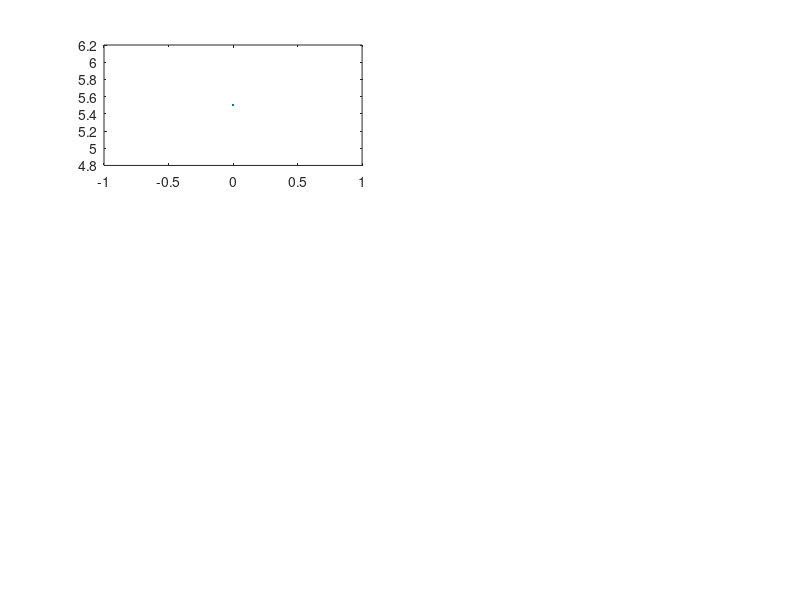

This figure's MATLAB source: (Note: this script raises an error after producing the figure.)
%set up initial conditions
iL0=0; 
ti=0;

%define component values
R=0.5;
L=0.0015;

%there are 15 different inputs
for n=1:15  %define 15 Vin
if(n<4)
    if(n==1)
        Vina = 5.5;
        Vin=@(t) Vina*exp(0); %define input signal as function of time
        figure
    end
    if(n==2)
        Vina = 3.5;
        tau = 160e-12;
        Vin=@(t) Vina*exp(-t^2/tau); %define input signal as function of time
    end
    if(n==3)
        Vina = 3.5;
        tau = 160e-6;
        Vin=@(t) Vina*exp(-t/tau); %define input signal as function of time
    end
    Vout = feval(Vin,ti)-R*iL0;
    subplot(3,2,n);
    plot(ti,Vout); % plot initial condition
end
if((n>3)&&(n<16))
    if (n==4)
        figure
        Vina = 4.5;
        T= 20e-6;
        Vin=@(t) Vina*sin(2*pi*t/T); %define input signal as function of time
    end
    if (n==5)
        Vina = 4.5;
        T= 160e-6;
        Vin=@(t) Vina*sin(2*pi*t/T); %define input signal as function of time
    end
    if (n==6)
        Vina = 4.5;
        T= 450e-6;
        Vin=@(t) Vina*sin(2*pi*t/T); %define input signal as function of time
    end
    if (n==7)
        Vina = 4.5;
        T= 1000e-6;
        Vin=@(t) Vina*sin(2*pi*t/T); %define input signal as function of time
    end
    if (n==8)
        Vina = 4.5;
        T= 20e-6;
        Vin=@(t) Vina*square(2*pi*t/T); %define input signal as function of time
    end
    if (n==9)
        Vina = 4.5;
        T= 160e-6;
        Vin=@(t) Vina*square(2*pi*t/T); %define input signal as function of time
    end
    if (n==10)
        Vina = 4.5;
        T= 450e-6;
        Vin=@(t) Vina*square(2*pi*t/T); %define input signal as function of time
    end
    if (n==11)
        Vina = 4.5;
        T= 1000e-6;
        Vin=@(t) Vina*square(2*pi*t/T); %define input signal as function of time
    end
    if (n==12)
        Vina = 4.5;
        T= 20e-6;
        Vin=@(t) Vina*sawtooth(2*pi*t/T); %define input signal as function of time
    end
    if (n==13)
        Vina = 4.5;
        T= 160e-6;
        Vin=@(t) Vina*sawtooth(2*pi*t/T); %define input signal as function of time
    end
    if (n==14)
        Vina = 4.5;
        T= 450e-6;
        Vin=@(t) Vina*sawtooth(2*pi*t/T); %define input signal as function of time
    end
    if (n==15)
        Vina = 4.5;
        T= 1000e-6;
        Vin=@(t) Vina*sawtooth(2*pi*t/T); %define input signal as function of time
    end
    nn=n-3;
    Vout = feval(Vin,ti)-R*iL0;
    subplot(3,4,nn);
    plot(ti,Vout); % plot initial condition
end


if(n==1) %plots all 15 Vout against time
    h=10e-7; % set step-size
    tf=0.04; % set final value of t
    [t,Vout]=ralston(Vin,iL0,h,R,L,ti,tf); %obtain arrays of Vout and t using ralston method
    subplot(3,2,1);
    plot(t,Vout); % plot Vout against t
    title('Ralston Vin=5.5V')
    xlabel('Time [s]') % x-axis label
    ylabel('Vout [V]') % y-axis label
end

if(n==2)

    h=10e-7; % set step-size
    tf=0.0001; % set final value of t
    [t,Vout]=ralston(Vin,iL0,h,R,L,ti,tf); %obtain arrays of Vout and t using ralston method
    subplot(3,2,2);
    plot(t,Vout); % plot Vout against t
    title('Ralston Vin=Vin exp(-t^2/tau)')
    xlabel('Time [s]') % x-axis label
    ylabel('Vout [V]') % y-axis label
end

if(n==3)

    h=10e-7; % set step-size
    tf=0.003; % set final value of t
    [t,Vout]=ralston(Vin,iL0,h,R,L,ti,tf); %obtain arrays of Vout and t using ralston method
    subplot(3,2,3);
    plot(t,Vout); % plot Vout against t
    title('Ralston Vin=Vin exp(-t/tau)')
    xlabel('Time [s]') % x-axis label
    ylabel('Vout [V]') % y-axis label
end

if(n==4)
    h=10e-9; % set step-size
    tf=0.00004; % set final value of t
    [t,Vout]=ralston(Vin,iL0,h,R,L,ti,tf); %obtain arrays of Vout and t using ralston method
    subplot(3,4,1);
    plot(t,Vout); % plot Vout against t
    title('Ralston Vin=4.5sin(2pit/T) T = 20e-6s')
    xlabel('Time [s]') % x-axis label
    ylabel('Vout [V]') % y-axis label
end

if(n==5)
    h=10e-7; % set step-size
    tf=0.00032; % set final value of t
    [t,Vout]=ralston(Vin,iL0,h,R,L,ti,tf); %obtain arrays of Vout and t using ralston method
    subplot(3,4,2);
    plot(t,Vout); % plot Vout against t
    title('Ralston Vin=4.5sin(2pit/T) T = 160e-6s')
    xlabel('Time [s]') % x-axis label
    ylabel('Vout [V]') % y-axis label
end

if(n==6)
    h=10e-7; % set step-size
    tf=0.0009; % set final value of t
    [t,Vout]=ralston(Vin,iL0,h,R,L,ti,tf); %obtain arrays of Vout and t using ralston method
    subplot(3,4,3);
    plot(t,Vout); % plot Vout against t
    title('Ralston Vin=4.5sin(2pit/T) T = 450e-6s')
    xlabel('Time [s]') % x-axis label
    ylabel('Vout [V]') % y-axis label
end

if(n==7)
    h=10e-7; % set step-size
    tf=0.002; % set final value of t
    [t,Vout]=ralston(Vin,iL0,h,R,L,ti,tf); %obtain arrays of Vout and t using ralston method
    subplot(3,4,4);
    plot(t,Vout); % plot Vout against t
    title('Ralston Vin=4.5sin(2pit/T) T = 1000e-6s')
    xlabel('Time [s]') % x-axis label
    ylabel('Vout [V]') % y-axis label
end

if(n==8)
    h=10e-9; % set step-size
    tf=0.00004; % set final value of t
    [t,Vout]=ralston(Vin,iL0,h,R,L,ti,tf); %obtain arrays of Vout and t using ralston method
    subplot(3,4,5);
    plot(t,Vout); % plot Vout against t
    title('Ralston Vin=4.5square(2pit/T) T = 20e-6s')
    xlabel('Time [s]') % x-axis label
    ylabel('Vout [V]') % y-axis label
end

if(n==9)
    h=10e-7; % set step-size
    tf=0.00032; % set final value of t
    [t,Vout]=ralston(Vin,iL0,h,R,L,ti,tf); %obtain arrays of Vout and t using ralston method
    subplot(3,4,6);
    plot(t,Vout); % plot Vout against t
    title('Ralston Vin=4.5square(2pit/T) T = 160e-6s')
    xlabel('Time [s]') % x-axis label
    ylabel('Vout [V]') % y-axis label
end

if(n==10)
    h=10e-7; % set step-size
    tf=0.0009; % set final value of t
    [t,Vout]=ralston(Vin,iL0,h,R,L,ti,tf); %obtain arrays of Vout and t using ralston method
    subplot(3,4,7);
    plot(t,Vout); % plot Vout against t
    title('Midpoint Vin=4.5square(2pit/T) T = 450e-6s')
    xlabel('Time [s]') % x-axis label
    ylabel('Vout [V]') % y-axis label
end

if(n==11)
    h=10e-7; % set step-size
    tf=0.002; % set final value of t
    [t,Vout]=ralston(Vin,iL0,h,R,L,ti,tf); %obtain arrays of Vout and t using ralston method
    subplot(3,4,8);
    plot(t,Vout); % plot Vout against t
    title('Ralston Vin=4.5square(2pit/T) T = 1000e-6s')
    xlabel('Time [s]') % x-axis label
    ylabel('Vout [V]') % y-axis label
end

if(n==12)
    h=10e-9; % set step-size
    tf=0.00004; % set final value of t
    [t,Vout]=ralston(Vin,iL0,h,R,L,ti,tf); %obtain arrays of Vout and t using ralston method
    subplot(3,4,9);
    plot(t,Vout); % plot Vout against t
    title('Ralston Vin=4.5sawtooth(2pit/T) T = 20e-6s')
    xlabel('Time [s]') % x-axis label
    ylabel('Vout [V]') % y-axis label
end

if(n==13)
    h=10e-7; % set step-size
    tf=0.00032; % set final value of t
    [t,Vout]=ralston(Vin,iL0,h,R,L,ti,tf); %obtain arrays of Vout and t using ralston method
    subplot(3,4,10);
    plot(t,Vout); % plot Vout against t
    title('Ralston Vin=4.5sawtooth(2pit/T) T = 160e-6s')
    xlabel('Time [s]') % x-axis label
    ylabel('Vout [V]') % y-axis label
end

if(n==14)
    h=10e-7; % set step-size
    tf=0.0009; % set final value of t
    [t,Vout]=ralston(Vin,iL0,h,R,L,ti,tf); %obtain arrays of Vout and t using ralston method
    subplot(3,4,11);
    plot(t,Vout); % plot Vout against t
    title('Ralston Vin=4.5sawtooth(2pit/T) T = 450e-6s')
    xlabel('Time [s]') % x-axis label
    ylabel('Vout [V]') % y-axis label
end

if(n==15)
    h=10e-7; % set step-size
    tf=0.002; % set final value of t
    [t,Vout]=ralston(Vin,iL0,h,R,L,ti,tf); %obtain arrays of Vout and t using ralston method
    subplot(3,4,12);
    plot(t,Vout); % plot Vout against t
    title('Ralston Vin=4.5sawtooth(2pit/T) T = 1000e-6s')
    xlabel('Time [s]') % x-axis label
    ylabel('Vout [V]') % y-axis label
end

end



